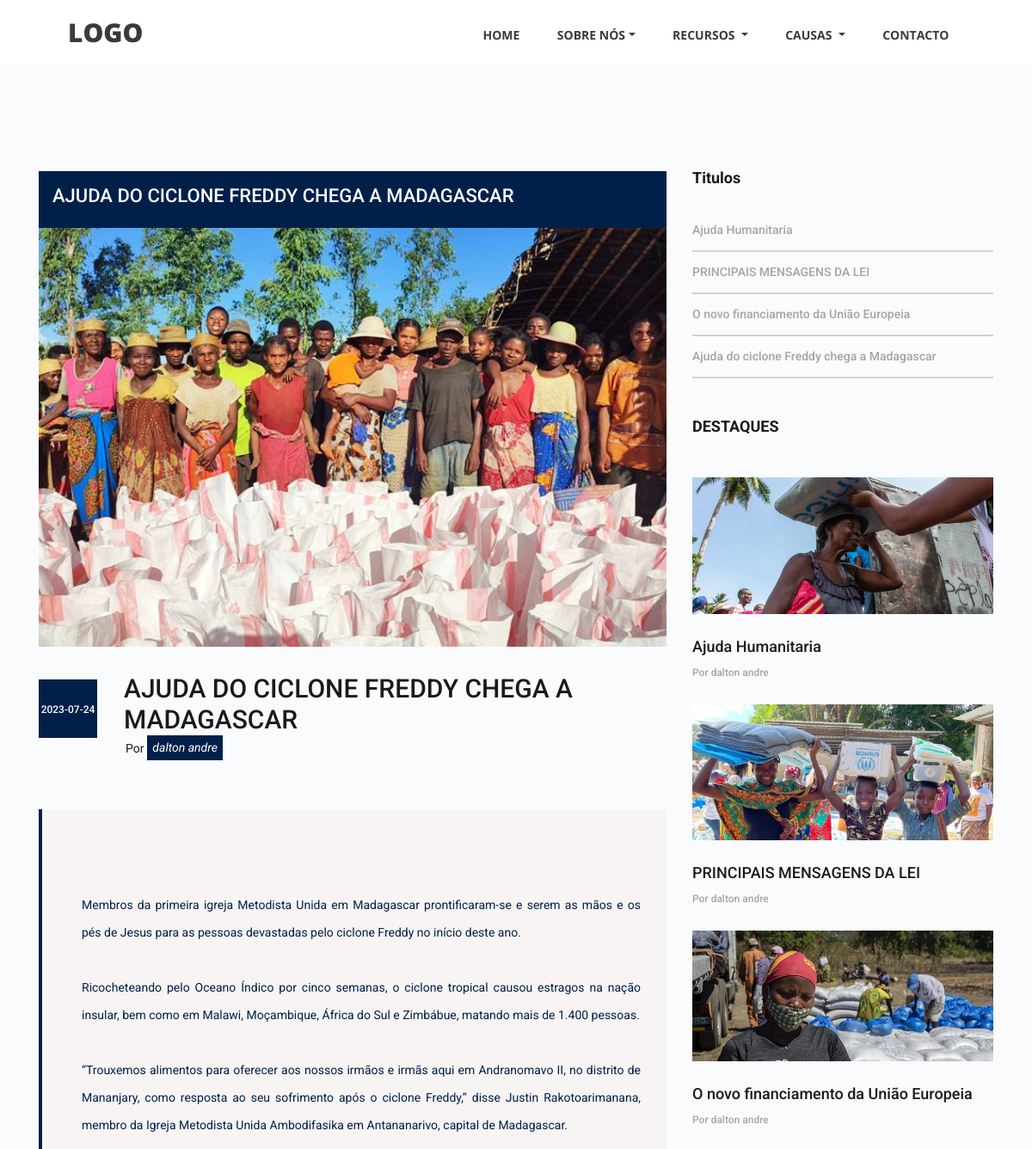
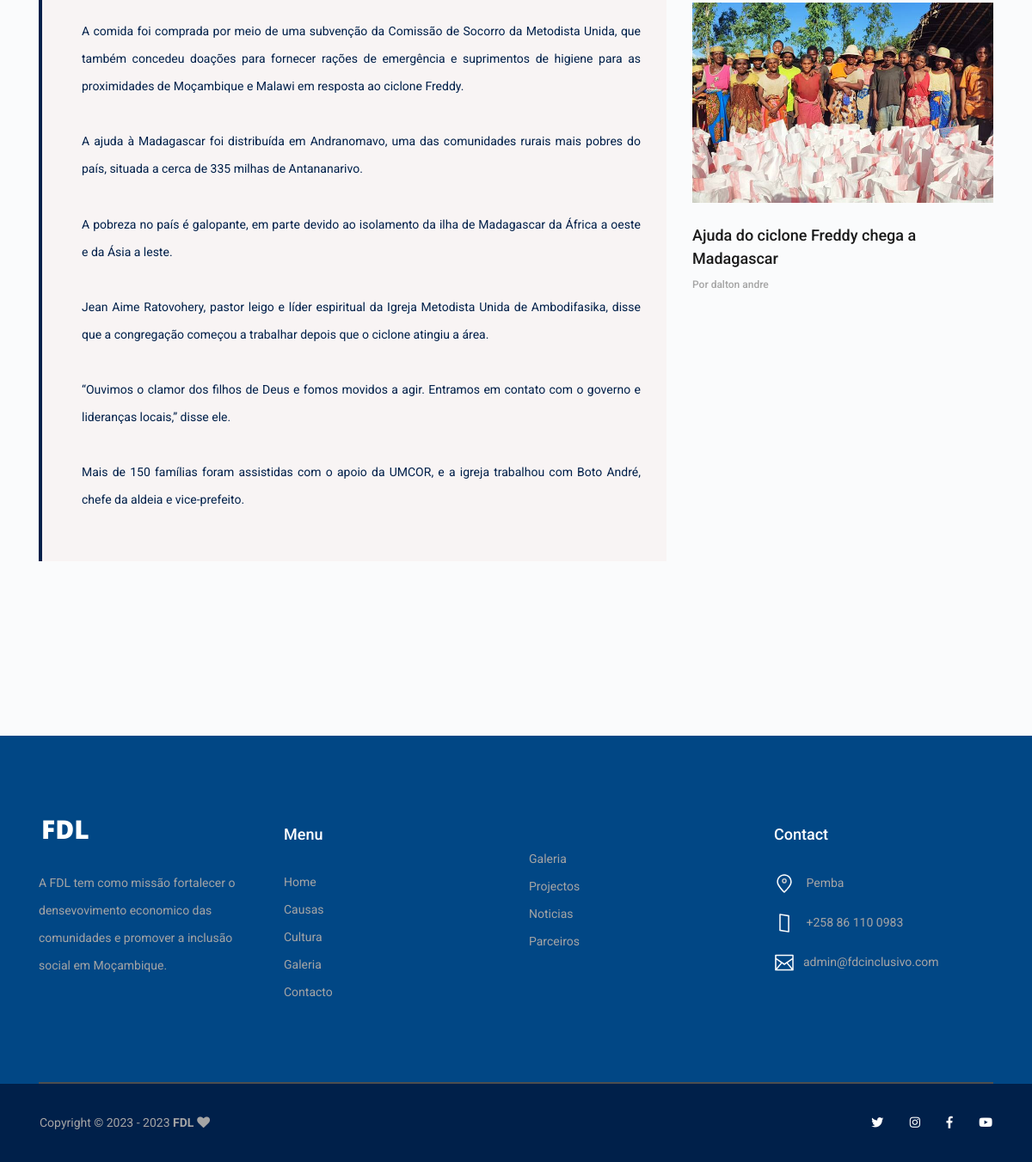
The page /IndexCont/view/29 on the database its author committed (2 pictures, top to bottom).
### tables this page shows
CREATE TABLE `table_activity` (
  `id_activity` int(11) NOT NULL,
  `categoria` varchar(20) NOT NULL,
  `titulo` text NOT NULL,
  `activ_image` varchar(255) NOT NULL,
  `content` text NOT NULL,
  `data_acont` varchar(3) NOT NULL,
  `mes_acont` varchar(10) NOT NULL,
  `ano_acont` text NOT NULL,
  `local_acont` varchar(50) NOT NULL,
  `publicado_por` varchar(50) NOT NULL,
  `data_adicionado` datetime NOT NULL DEFAULT current_timestamp(),
  `adicionado` date NOT NULL DEFAULT current_timestamp(),
  `update_at` varchar(50) NOT NULL,
  `update_por` varchar(20) NOT NULL
);

### application/controllers/IndexCont.php (called while the page is built, shortened)
<?php
class IndexCont extends CI_Controller {
	function __construct(){
		$this->load->helper('url');
		$this->load->helper('text');
	}
	function view($id_activity){
		$activity = new Activity_model();
      $retrieveActi['retrieveActi'] = $activity->viewAct($id_activity);
		$retrieveAct['retrieveAct'] = $activity->retrieveAct();
		$retrieveActv['retrieveActv'] = $activity->retrieveAct();
      $this->load->view('pages/view', $retrieveActi + $retrieveAct+$retrieveActv);
	}
}

### index.php (called while the page is built, shortened)
<?php
require_once BASEPATH.'core/CodeIgniter.php';

### application/models/Activity_model.php (called while the page is built, shortened)
<?php
class Activity_model extends CI_Model{
    private $table_activity = 'table_activity';
    function retrieveAct($id_activity=null){
        $this->db->from($this->table_activity);
        $query = $this->db->get();
        return $query;
    }
    function viewAct($id_activity){
        $query = $this->db->get_where($this->table_activity, ['id_activity'=> $id_activity]);
        if($query->num_rows() > 0){
            return $query->row();
        }
    }
}

### application/views/pages/view.php (the view, shortened to what this page needs)
 <div class="news  mt-5">
<div class="container">
	<div class="row mt-5">
		<div class="col-lg-8 ">
			<div class="p-3" style="background-color: #00204A;text-transform: uppercase;color:#fff">
				<h2><?= $retrieveActi->titulo?></h2>
			</div>
			<div class="news_post_container">
				<div class="news_post">
					<div class="news_post_image">
						<img src="<?=base_url('upload/activity/'.$retrieveActi->activ_image)?>" alt="img">
					</div>
					<div class="news_post_top d-flex flex-column flex-sm-row">
						<div class="news_post_date_container">
							<div class="news_post_date d-flex flex-column align-items-center justify-content-center">
                                      <div style="font-size: 12px;"><?=$retrieveActi->adicionado?></div>
							</div>
						</div>
						<div class="news_post_title_container fixed">
							<div class="news_post_title">
								<a href="#" style="text-transform: uppercase;font-size:30px"><?= $retrieveActi->titulo?></a>
							</div>
							<div class="news_post_meta">
								<span class="news_post_author">Por <em style="color:#fff;background:#00204A; padding:.4rem"><?= $retrieveActi->publicado_por?></em></span>
							</div>
						</div>
					</div>
					<div class="news_post_quote">
                      <p class="text-justify" style="color: #00204A;">
                         <?php
								$texto =nl2br($retrieveActi->content);
								echo $texto;
							?>
                     </p>
                   </div>
                </div>
			</div>
          </div>
          <div class="col-lg-4">
			<div class="sidebar">
				<div class="sidebar_section">
					<div class="sidebar_section_title">
						<h3>Titulos</h3>
					</div>
					<ul class="sidebar_list">
						<?php foreach($retrieveAct->result() as $key=>$retrieveAct):?>
							<li class="sidebar_list_item"><a href="<?=base_url('IndexCont/view/'.$retrieveAct->id_activity)?>"><?=$retrieveAct->titulo?></a></li>
						<?php endforeach?>
					</ul>
				</div>
			</div>
			<div class="sidebar_section">
				<div class="sidebar_section_title">
					<h3>DESTAQUES</h3>
				</div>
				<div class="latest_posts">
                   <?php foreach($retrieveActv->result() as $key=>$retrieveActv):?>
                      <div class="latest_post">
                         <div class="latest_post_image">
                            <img src="<?=base_url('upload/activity/'.$retrieveActv->activ_image)?>" alt="">
                         </div>
                         <div class="latest_post_title"><a href="<?=base_url('IndexCont/view/'.$retrieveActv->id_activity)?>"><?=$retrieveActv->titulo?></a></div>
                            <div class="latest_post_meta">
                               <span class="latest_post_author"><a href="#">Por <?=$retrieveAct->publicado_por?></a></span>
                            </div>
                         </div>
                      <?php endforeach?>
                      </div>
                   </div>
				</div>
          	</div>
      		</div>
  		</div>

### assets/css/main_styles.css (style rules this page uses)
* { margin: 0; padding: 0; -webkit-font-smoothing: antialiased; -webkit-text-shadow: rgba(0,0,0,.01) 0 0 1px; text-shadow: rgba(0,0,0,.01) 0 0 1px; }
body { font-family: 'Roboto', sans-serif; font-size: 14px; font-weight: 400; color: #a5a5a5; background-repeat: no-repeat; background-color: #fafbfc; background-attachment: fixed; }
div { display: block; position: relative; -webkit-box-sizing: border-box; -moz-box-sizing: border-box; box-sizing: border-box; }
ul { list-style: none; margin-bottom: 0px; }
p { font-family: 'Roboto', sans-serif; font-size: 14px; line-height: 2.29; font-weight: 400; color: #a5a5a5; -webkit-font-smoothing: antialiased; -webkit-text-shadow: rgba(0,0,0,.01) 0 0 1px; text-shadow: rgba(0,0,0,.01) 0 0 1px; }
a, a:hover, a:visited, a:active, a:link { text-decoration: none; -webkit-font-smoothing: antialiased; -webkit-text-shadow: rgba(0,0,0,.01) 0 0 1px; text-shadow: rgba(0,0,0,.01) 0 0 1px; }
h2 { font-size: 22px; }
h3 { font-size: 18px; }
h1, h2, h3, h4, h5, h6 { font-family: 'Roboto', sans-serif; -webkit-font-smoothing: antialiased; -webkit-text-shadow: rgba(0,0,0,.01) 0 0 1px; text-shadow: rgba(0,0,0,.01) 0 0 1px; }

### assets/css/courses_styles.css (style rules this page uses)
* { margin: 0; padding: 0; -webkit-font-smoothing: antialiased; -webkit-text-shadow: rgba(0,0,0,.01) 0 0 1px; text-shadow: rgba(0,0,0,.01) 0 0 1px; }
body { font-family: 'Roboto', sans-serif; font-size: 14px; font-weight: 400; background: #fafbfc; color: #a5a5a5; }
div { display: block; position: relative; -webkit-box-sizing: border-box; -moz-box-sizing: border-box; box-sizing: border-box; }
ul { list-style: none; margin-bottom: 0px; }
p { font-family: 'Roboto', sans-serif; font-size: 14px; line-height: 2.29; font-weight: 400; color: #a5a5a5; -webkit-font-smoothing: antialiased; -webkit-text-shadow: rgba(0,0,0,.01) 0 0 1px; text-shadow: rgba(0,0,0,.01) 0 0 1px; }
a, a:hover, a:visited, a:active, a:link { text-decoration: none; -webkit-font-smoothing: antialiased; -webkit-text-shadow: rgba(0,0,0,.01) 0 0 1px; text-shadow: rgba(0,0,0,.01) 0 0 1px; }
h2 { font-size: 22px; }
h3 { font-size: 18px; }
h1, h2, h3, h4, h5, h6 { font-family: 'Roboto', sans-serif; -webkit-font-smoothing: antialiased; -webkit-text-shadow: rgba(0,0,0,.01) 0 0 1px; text-shadow: rgba(0,0,0,.01) 0 0 1px; }

### assets/css/contact_styles.css (style rules this page uses)
* { margin: 0; padding: 0; -webkit-font-smoothing: antialiased; -webkit-text-shadow: rgba(0,0,0,.01) 0 0 1px; text-shadow: rgba(0,0,0,.01) 0 0 1px; }
body { font-family: 'Roboto', sans-serif; font-size: 14px; font-weight: 400; background: #fafbfc; color: #a5a5a5; }
div { display: block; position: relative; -webkit-box-sizing: border-box; -moz-box-sizing: border-box; box-sizing: border-box; }
ul { list-style: none; margin-bottom: 0px; }
p { font-family: 'Roboto', sans-serif; font-size: 14px; line-height: 2.29; font-weight: 400; color: #a5a5a5; -webkit-font-smoothing: antialiased; -webkit-text-shadow: rgba(0,0,0,.01) 0 0 1px; text-shadow: rgba(0,0,0,.01) 0 0 1px; }
a, a:hover, a:visited, a:active, a:link { text-decoration: none; -webkit-font-smoothing: antialiased; -webkit-text-shadow: rgba(0,0,0,.01) 0 0 1px; text-shadow: rgba(0,0,0,.01) 0 0 1px; }
h2 { font-size: 22px; }
h3 { font-size: 18px; }
h1, h2, h3, h4, h5, h6 { font-family: 'Roboto', sans-serif; -webkit-font-smoothing: antialiased; -webkit-text-shadow: rgba(0,0,0,.01) 0 0 1px; text-shadow: rgba(0,0,0,.01) 0 0 1px; }

### assets/css/teachers_styles.css (style rules this page uses)
* { margin: 0; padding: 0; -webkit-font-smoothing: antialiased; -webkit-text-shadow: rgba(0,0,0,.01) 0 0 1px; text-shadow: rgba(0,0,0,.01) 0 0 1px; }
body { font-family: 'Roboto', sans-serif; font-size: 14px; font-weight: 400; background: #fafbfc; color: #a5a5a5; }
div { display: block; position: relative; -webkit-box-sizing: border-box; -moz-box-sizing: border-box; box-sizing: border-box; }
ul { list-style: none; margin-bottom: 0px; }
p { font-family: 'Roboto', sans-serif; font-size: 14px; line-height: 2.29; font-weight: 400; color: #a5a5a5; -webkit-font-smoothing: antialiased; -webkit-text-shadow: rgba(0,0,0,.01) 0 0 1px; text-shadow: rgba(0,0,0,.01) 0 0 1px; }
a, a:hover, a:visited, a:active, a:link { text-decoration: none; -webkit-font-smoothing: antialiased; -webkit-text-shadow: rgba(0,0,0,.01) 0 0 1px; text-shadow: rgba(0,0,0,.01) 0 0 1px; }
h2 { font-size: 22px; }
h3 { font-size: 18px; }
h1, h2, h3, h4, h5, h6 { font-family: 'Roboto', sans-serif; -webkit-font-smoothing: antialiased; -webkit-text-shadow: rgba(0,0,0,.01) 0 0 1px; text-shadow: rgba(0,0,0,.01) 0 0 1px; }

### rows shown on the page
table_activity: titulo "AJUDA DO CICLONE FREDDY CHEGA A MADAGASCAR", activ_image (picture), adicionado "2023-07-24", publicado_por "dalton andre", content "Membros da primeira igreja Metodista Unida em Madagascar prontificaram-se e serem as mãos e os pés de Jesus para as pessoas devastadas pelo ciclone Freddy no início deste ano. Ricocheteando pelo Oceano Índico por cinco semanas, o ciclone tropical causou estragos na nação insular, bem como em Malawi, Moçambique, África do Sul e Zimbábue, matando mais de 1.400 pessoas. “Trouxemos alimentos para oferecer aos nossos irmãos e irmãs aqui em Andranomavo II, no distrito de Mananjary, como resposta ao seu sofrimento após o ciclone Freddy,” disse Justin Rakotoarimanana, membro da Igreja Metodista Unida Ambodifasika em Antananarivo, capital de Madagascar. A comida foi comprada por meio de uma…", titulo "Ajuda do ciclone Freddy chega a Madagascar"
table_activity: titulo "Ajuda Humanitaria", activ_image (picture)
table_activity: titulo "PRINCIPAIS MENSAGENS DA LEI", activ_image (picture)
table_activity: titulo "O novo financiamento da União Europeia", activ_image (picture)
